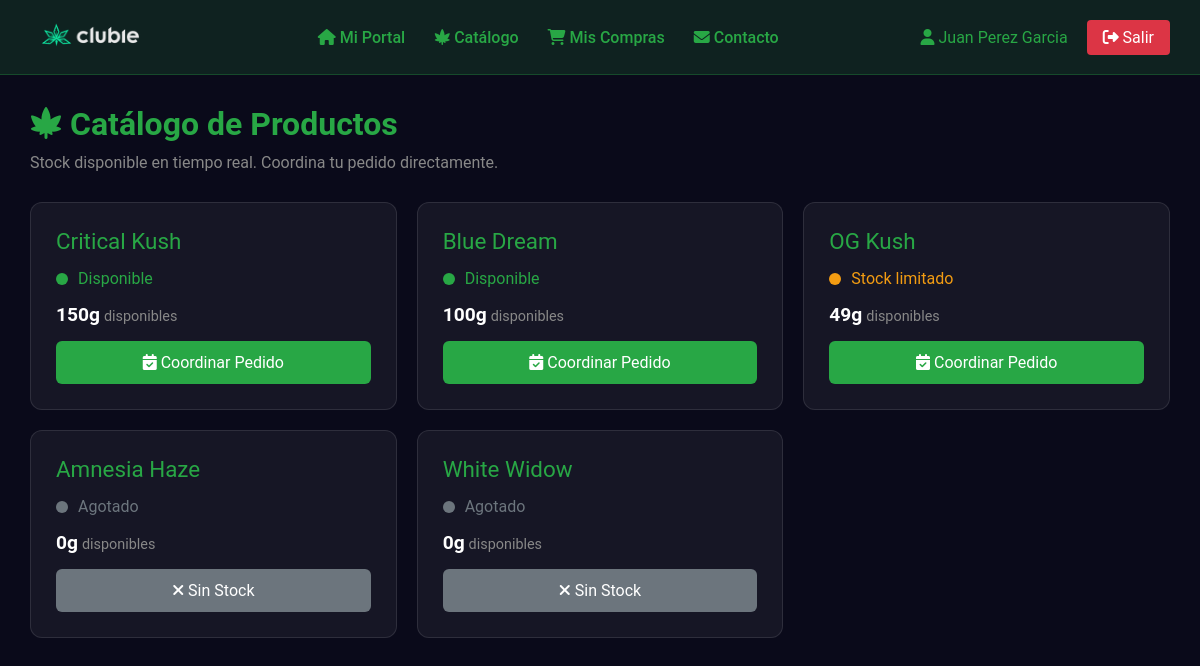
The page /portal-miembro/catalogo (signed in) on the database its author committed.
### clases.py (models this page shows, shortened)
class User(db.Model):
    cedula = db.Column(db.Integer, unique=True, nullable=False, primary_key=True)
    name = db.Column(db.String(30), nullable=False)
    telefono = db.Column(db.Integer, nullable=False, unique=True)
    email = db.Column(db.String(30), nullable=False, unique=True)
    fecha_registro = db.Column(db.DateTime, default=datetime.now)
    ventas = db.relationship('Ventas', backref='usuario', lazy=True)

class Ventas(db.Model):
    idventas = db.Column(db.Integer, primary_key=True, nullable=False, autoincrement=True)
    cedula = db.Column(db.Integer, db.ForeignKey('user.cedula'), nullable=False)
    raza = db.Column(db.String(30), nullable=False)
    cantidad = db.Column(db.Integer, nullable=False)
    retiro = db.Column(db.DateTime, default=datetime.now)

### app.py (the view)
@app.route('/portal-miembro/catalogo')
@member_required
def portal_catalogo():
    usuario = User.query.filter_by(cedula=current_user.cedula).first()
    productos = calcular_stock()
    productos.sort(key=lambda x: x['stock'], reverse=True)
    return render_template('miembro/catalogo.html', usuario=usuario, productos=productos)

### app.py (called while the page is built)
@login_manager.user_loader
def load_user(user_id):
    if isinstance(user_id, str) and user_id.startswith('member_'):
        member_id = int(user_id.replace('member_', ''))
        return Member.query.get(member_id)
    return Club.query.get(int(user_id))

def member_required(f):
    @wraps(f)
    @login_required
    def decorated_function(*args, **kwargs):
        if not isinstance(current_user, Member):
            flash('Acceso solo para miembros registrados.', 'error')
            return redirect(url_for('login_miembro'))
        return f(*args, **kwargs)
    return decorated_function

### templates/miembro/catalogo.html (shortened to what this page needs)
<!DOCTYPE html>
<html lang="es">
<head>
</head>
<body>
    <header>
        <div class="logo"><a href="{{ url_for('index') }}"><img
                    src="{{ url_for('static', filename='media/editado.png') }}" alt="Clubie"></a></div>
        <nav>
            <a href="{{ url_for('portal_miembro') }}"><i class="fas fa-home"></i> Mi Portal</a>
            <a href="{{ url_for('portal_catalogo') }}"><i class="fas fa-cannabis"></i> Catálogo</a>
            <a href="{{ url_for('portal_compras') }}"><i class="fas fa-shopping-cart"></i> Mis Compras</a>
            <a href="{{ url_for('portal_contacto') }}"><i class="fas fa-envelope"></i> Contacto</a>
        </nav>
        <div>
            <span class="user-info">
                <a href="{{ url_for('portal_miembro') }}" style="color: #28a745; text-decoration: none;">
                    <i class="fas fa-user"></i> {{ usuario.name }}
                </a>
            </span>
            <a href="{{ url_for('logout_miembro') }}" class="logout-btn"><i class="fas fa-sign-out-alt"></i> Salir</a>
        </div>
    </header>
    <main>
        <h1><i class="fas fa-cannabis"></i> Catálogo de Productos</h1>
        <p class="subtitle">Stock disponible en tiempo real. Coordina tu pedido directamente.</p>
        {% if productos %}
        <div class="catalogo-grid">
            {% for producto in productos %}
            <div class="producto-card">
                <div class="producto-nombre">{{ producto.raza }}</div>
                <div class="stock-indicator">
                    {% if producto.stock > 50 %}
                    <span class="stock-dot stock-alto"></span>
                    <span style="color: #28a745;">Disponible</span>
                    {% elif producto.stock > 20 %}
                    <span class="stock-dot stock-medio"></span>
                    <span style="color: #f39c12;">Stock limitado</span>
                    {% elif producto.stock > 0 %}
                    <span class="stock-dot stock-bajo"></span>
                    <span style="color: #e74c3c;">Últimas unidades</span>
                    {% else %}
                    <span class="stock-dot stock-agotado"></span>
                    <span style="color: #6c757d;">Agotado</span>
                    {% endif %}
                </div>
                <div>
                    <span class="stock-cantidad">{{ producto.stock }}g</span>
                    <span class="stock-label"> disponibles</span>
                </div>
                {% if producto.stock > 0 %}
                <a href="{{ url_for('portal_pedido', raza=producto.raza) }}" class="btn-coordinar">
                    <i class="fas fa-calendar-check"></i> Coordinar Pedido
                </a>
                {% else %}
                <button class="btn-coordinar btn-agotado" disabled>
                    <i class="fas fa-times"></i> Sin Stock
                </button>
                {% endif %}
            </div>
            {% endfor %}
        </div>
        {% else %}
        <div class="empty-state">
            <i class="fas fa-cannabis"></i>
            <h3>No hay productos disponibles</h3>
            <p>El club aún no tiene productos cosechados. Vuelve pronto.</p>
        </div>
        {% endif %}
    </main>
</body>
</html>

### templates/miembro/catalogo.html (style rules this page uses)
* { margin: 0; padding: 0; box-sizing: border-box; font-family: "Roboto", sans-serif; }
body { background-color: #0a0a1a; min-height: 100vh; color: #fff; }
header { background: rgba(40, 167, 69, 0.15); border-bottom: 1px solid rgba(40, 167, 69, 0.3); padding: 15px 30px; display: flex; justify-content: space-between; align-items: center; }
header .logo img { height: 40px; }
header nav a { color: #28a745; text-decoration: none; margin-left: 25px; font-weight: 500; }
header .logout-btn { background: #dc3545; color: white; padding: 8px 16px; border-radius: 4px; text-decoration: none; margin-left: 15px; }
main { padding: 30px; max-width: 1200px; margin: 0 auto; }
h1 { color: #28a745; margin-bottom: 10px; }
.subtitle { color: #888; margin-bottom: 30px; }
.catalogo-grid { display: grid; grid-template-columns: repeat(auto-fill, minmax(280px, 1fr)); gap: 20px; }
.producto-card { background: rgba(255, 255, 255, 0.05); border-radius: 12px; padding: 25px; border: 1px solid rgba(255, 255, 255, 0.1); transition: transform 0.3s, border-color 0.3s; }
.producto-nombre { font-size: 1.4em; margin-bottom: 15px; color: #28a745; }
.stock-indicator { display: flex; align-items: center; gap: 10px; margin-bottom: 15px; }
.stock-dot { width: 12px; height: 12px; border-radius: 50%; }
.stock-alto { background: #28a745; }
.stock-medio { background: #f39c12; }
.stock-agotado { background: #6c757d; }
.stock-cantidad { font-size: 1.2em; font-weight: 600; }
.stock-label { color: #888; font-size: 0.9em; }
.btn-coordinar { width: 100%; padding: 12px; background: #28a745; color: white; border: none; border-radius: 6px; font-size: 1em; cursor: pointer; text-decoration: none; display: block; text-align: center; margin-top: 15px; }
.btn-coordinar:disabled, .btn-agotado { background: #6c757d; cursor: not-allowed; }

### rows shown on the page
User: name "Juan Perez Garcia"
Ventas: raza "Blue Dream", shows "Disponible", stock "100"

### other values the page prints
{{ producto.raza }} "Critical Kush" "OG Kush" "Amnesia Haze" "White Widow"
{{ producto.stock }} "150" "49" "0" "0"
